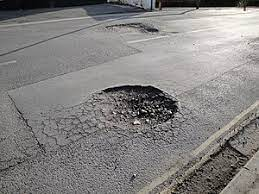
#> input picture pot-hole2.jpg, 259 x 194 px
$ python -i video-obj-dect-caption-audio.py   (imports and definitions only)
#> lines starting #> are read from the running program, lines starting #| are printed output that depends on the picture; after the words box and inside, x2 and y2 are one past the last pixel; in counts of white or black regions, pixels touching at a corner belong together
#> further down, picture is the input picture: shape (194, 259, 3); mean B, G, R 129.3, 130.4, 132.4
import os
from transformers import pipeline

# [1 line that did not run here, left out]

# [1 line that did not run here, left out]


import cv2
import numpy as np
import random

def preprocess_frame(frame):
    gray = cv2.cvtColor(frame, cv2.COLOR_BGR2GRAY)
    blurred = cv2.GaussianBlur(gray, (5, 5), 0)
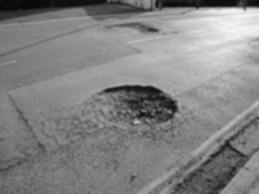
#> blurred: shape (194, 259); min 6, max 245, mean 131
    return blurred

def detect_and_count_objects(frame, min_area=20, max_distance=-250):
    preprocessed = preprocess_frame(frame)
    edged = cv2.Canny(preprocessed, 30, 150)
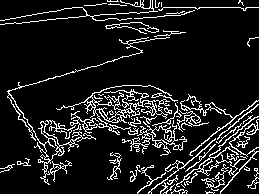
#> edged: shape (194, 259); 11.7% white in thin lines or dots
    contours, _ = cv2.findContours(edged.copy(), cv2.RETR_EXTERNAL, cv2.CHAIN_APPROX_SIMPLE)
#> contours = 51 contours, 33 with area under 20; largest, box (x1, y1, x2, y2) and area: (56, 85, 172, 135) 997, (7, 37, 170, 185) 731, (176, 115, 259, 194) 388, (122, 120, 187, 156) 372, (180, 94, 259, 156) 116

    merged_contours = []
    for contour in contours:
        if cv2.contourArea(contour) > min_area:
            if not merged_contours:
                merged_contours.append(contour)
            else:
                merged = False
                M = cv2.moments(contour)
                cX, cY = int(M["m10"] / M["m00"]), int(M["m01"] / M["m00"])
                for index, merged_contour in enumerate(merged_contours):
                    if cv2.pointPolygonTest(merged_contour, (cX, cY), False) < max_distance:
                        merged_contours[index] = np.concatenate((merged_contour, contour))
                        merged = True
                        break
                if not merged:
                    merged_contours.append(contour)
#> this loop made 51 passes
#> (cX, cY) on passes 11, 12, 17, 18, 19, 21, 23, 27, 28, 29, 30, 31: (132, 176), (216, 180), (114, 167), (200, 157), (179, 166), (120, 127), (160, 136), (220, 157), (192, 118), (167, 110), (238, 120), (171, 117)
#> contour on passes 4, 24, 32, 47: [[181, 184], [184, 187]], [[131, 118], [132, 119]], [[177, 102]], [[161, 2], [161, 6]]
#> after the loop, merged_contours = 18 contours; largest, box (x1, y1, x2, y2) and area: (56, 85, 172, 135) 997, (7, 37, 170, 185) 731, (176, 115, 259, 194) 388, (122, 120, 187, 156) 372, (180, 94, 259, 156) 116

    count = 0
    for contour in merged_contours:
        color = (random.randint(0, 255), random.randint(0, 255), random.randint(0, 255))
        cv2.drawContours(frame, [contour], -1, color, 2)

        M = cv2.moments(contour)
        cX = int(M["m10"] / M["m00"])
        cY = int(M["m01"] / M["m00"])

        cv2.putText(frame, str(count), (cX, cY), cv2.FONT_HERSHEY_SIMPLEX, 0.5, (255, 255, 255), 2)

        count += 1
#> this loop made 18 passes
#> (color, cX, cY) on passes 1 to 12: ((197, 215, 20), 149, 177), ((132, 248, 207), 132, 176), ((155, 244, 183), 216, 180), ((111, 71, 144), 114, 167), ((71, 48, 128), 200, 157), ((75, 158, 50), 179, 166), ((37, 169, 241), 120, 127), ((51, 181, 222), 160, 136), ((161, 104, 244), 220, 157), ((226, 133, 31), 192, 118), ((7, 47, 204), 167, 110), ((0, 252, 170), 238, 120)
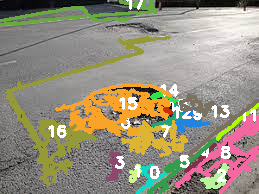
#> frame: shape (194, 259, 3); mean B, G, R 125.1, 143.9, 150.1
#> after the loop, count = 18

    return frame, count

# [25 lines not run here, left out]


#os.system("echo `/usr/bin/flite -voice slt -t \"" + output[0]['generated_text'] + "\"`")

>>> import cv2
>>> picture = cv2.imread('pot-hole2.jpg')
>>> result = detect_and_count_objects(picture)
